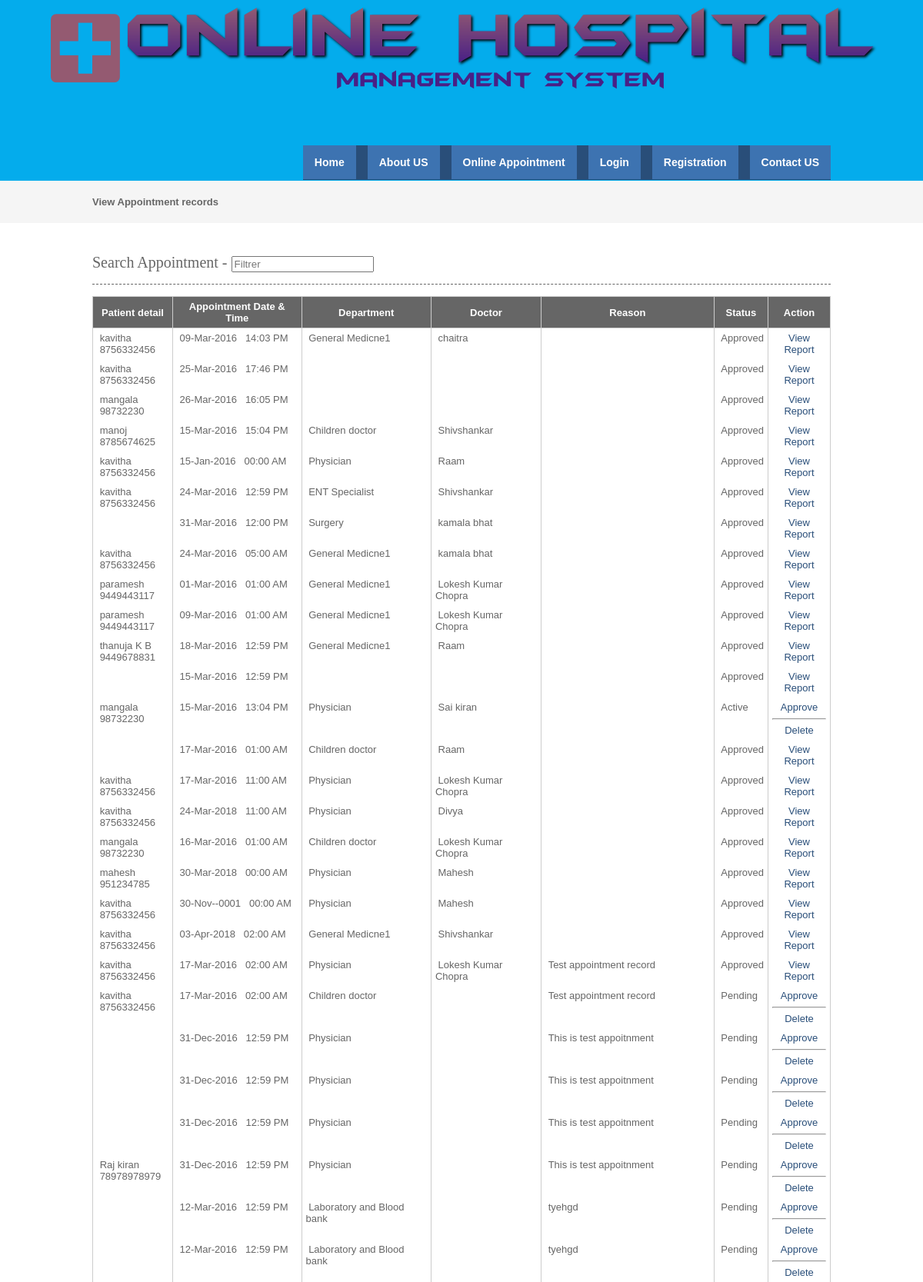
Page /viewappointment.php (upper part) on the committed database.
### tables this page shows
CREATE TABLE `appointment` (
  `appointmentid` int(10) NOT NULL,
  `appointmenttype` varchar(25) NOT NULL,
  `patientid` int(10) NOT NULL,
  `roomid` int(10) NOT NULL,
  `departmentid` int(10) NOT NULL,
  `appointmentdate` date NOT NULL,
  `appointmenttime` time NOT NULL,
  `doctorid` int(10) NOT NULL,
  `status` varchar(10) NOT NULL,
  `app_reason` text NOT NULL
);

CREATE TABLE `patient` (
  `patientid` int(10) NOT NULL,
  `patientname` varchar(50) NOT NULL,
  `admissiondate` date NOT NULL,
  `admissiontime` time NOT NULL,
  `address` varchar(250) NOT NULL,
  `mobileno` varchar(15) NOT NULL,
  `city` varchar(25) NOT NULL,
  `pincode` varchar(20) NOT NULL,
  `loginid` varchar(50) NOT NULL,
  `password` varchar(25) NOT NULL,
  `bloodgroup` varchar(20) NOT NULL,
  `gender` varchar(10) NOT NULL,
  `dob` date NOT NULL,
  `status` varchar(10) NOT NULL
);

CREATE TABLE `department` (
  `departmentid` int(10) NOT NULL,
  `departmentname` varchar(100) NOT NULL,
  `description` text NOT NULL,
  `status` varchar(10) NOT NULL
);

CREATE TABLE `doctor` (
  `doctorid` int(10) NOT NULL,
  `doctorname` varchar(50) NOT NULL,
  `mobileno` varchar(15) NOT NULL,
  `departmentid` int(10) NOT NULL,
  `loginid` varchar(25) NOT NULL,
  `password` varchar(25) NOT NULL,
  `status` varchar(10) NOT NULL,
  `education` varchar(25) NOT NULL,
  `experience` float(11,1) NOT NULL,
  `consultancy_charge` float(10,2) NOT NULL
);

### viewappointment.php (the view, shortened to what this page needs)
<?php
include("header.php");
include("dbconnection.php");
?>
<div class="wrapper col2">
  <div id="breadcrumb">
    <ul>
      <li class="first">View Appointment records</li></ul>
  </div>
</div>
<div class="wrapper col4">
  <div id="container">
   <section class="container">
<h2>Search Appointment - <input type="search" class="light-table-filter" data-table="order-table" placeholder="Filtrer" /></h2>
    <table class="order-table">
      <thead>
        <tr>
          <th>Patient detail</th>
          <th>Appointment Date &  Time</th>
          <th>Department</th>
          <th>Doctor</th>
          <th>Reason</th>
          <th>Status</th>
          <th><div align="center">Action</div></th>
        </tr>
        </thead>
        <tbody>
          <?php
		$sql ="SELECT * FROM appointment WHERE (status !='')";
		$qsql = mysqli_query($con,$sql);
		while($rs = mysqli_fetch_array($qsql))
		{
			$sqlpat = "SELECT * FROM patient WHERE patientid='$rs[patientid]'";
			$qsqlpat = mysqli_query($con,$sqlpat);
			$rspat = mysqli_fetch_array($qsqlpat);
			$sqldept = "SELECT * FROM department WHERE departmentid='$rs[departmentid]'";
			$qsqldept = mysqli_query($con,$sqldept);
			$rsdept = mysqli_fetch_array($qsqldept);
			$sqldoc= "SELECT * FROM doctor WHERE doctorid='$rs[doctorid]'";
			$qsqldoc = mysqli_query($con,$sqldoc);
			$rsdoc = mysqli_fetch_array($qsqldoc);
        echo "<tr>
          <td>&nbsp;$rspat[patientname]<br>&nbsp;$rspat[mobileno]</td>
			 <td>&nbsp;" . date("d-M-Y",strtotime($rs[appointmentdate])) . " &nbsp; " . date("H:i A",strtotime($rs[appointmenttime])) . "</td>
		    <td>&nbsp;$rsdept[departmentname]</td>
			   <td>&nbsp;$rsdoc[doctorname]</td>
			    <td>&nbsp;$rs[app_reason]</td>
			    <td>&nbsp;$rs[status]</td>
          <td><div align='center'>";
		  if($rs[status] != "Approved")
		  {
				  if(!(isset($_SESSION[patientid])))
				  {
						  echo "<a href='appointmentapproval.php?editid=$rs[appointmentid]'>Approve</a><hr>";
				  }
				 echo "  <a href='viewappointment.php?delid=$rs[appointmentid]'>Delete</a>";
		  }
		  else
		  {
				echo "<a href='patientreport.php?patientid=$rs[patientid]&appointmentid=$rs[appointmentid]'>View Report</a>";
		  }
		 echo "</center></td></tr>";
		}
		?>
      </tbody>
    </table>
    </section>
  </div>
</div>
<?php
include("footer.php");
?>

### layout/styles/layout.css (style rules this page uses)
html { overflow-y:scroll; }
body { margin:0; padding:0; font-size:13px; font-family:verdana, Arial, Helvetica, sans-serif; color:#FFFFFF; background-color:#4F473A; }
a { outline:none; text-decoration:none; }
div.wrapper { display:block; width:100%; margin:0; text-align:left; }
.col2 { color:#666666; background-color:#F5F5F5; }
.col3, .col4 { color:#666666; background-color:#FFFFFF; }
#head, #gallery, #breadcrumb, #container, #footer { display:block; position:relative; width:960px; margin:0 auto; }
#breadcrumb { padding:20px 0; }
#breadcrumb ul { margin:0; padding:0; list-style:none; }
#breadcrumb ul li { display:inline; }
#breadcrumb ul li.first { font-weight:bold; }
#container { padding:40px 0; }
#container h1, #container h2, #container h3, #container h4, #container h5, #container h6 { margin:0 0 15px 0; padding:0 0 15px 0; line-height:normal; font-weight:normal; font-size:20px; font-family:Georgia, "Times New Roman", Times, serif; border-bottom:1px dashed #666666; }
#container a { color:#294E79; background-color:#FFFFFF; }

### layout/styles/tables.css (style rules this page uses)
table { width:100%; border-collapse:collapse; table-layout:auto; vertical-align:top; margin-bottom:15px; border:1px solid #CCCCCC; }
table thead th { color:#FFFFFF; background-color:#666666; border:1px solid #CCCCCC; border-collapse:collapse; text-align:center; table-layout:auto; vertical-align:middle; }
table tbody td { vertical-align:top; border-collapse:collapse; border-left:1px solid #CCCCCC; border-right:1px solid #CCCCCC; }
table thead th, table tbody td { padding:5px; border-collapse:collapse; }

### rows in the picture
appointment: patientid.patientname "kavitha", patientid.mobileno "8756332456", appointmentdate "09-Mar-2016", appointmenttime "14:03 PM", departmentid.departmentname "General Medicne1", doctorid.doctorname "chaitra", status "Approved"
appointment: patientid.patientname "kavitha", patientid.mobileno "8756332456", appointmentdate "25-Mar-2016", appointmenttime "17:46 PM", status "Approved"
appointment: patientid.patientname "mangala", patientid.mobileno "98732230", appointmentdate "26-Mar-2016", appointmenttime "16:05 PM", status "Approved"
appointment: patientid.patientname "manoj", patientid.mobileno "8785674625", appointmentdate "15-Mar-2016", appointmenttime "15:04 PM", departmentid.departmentname "Children doctor", doctorid.doctorname "Shivshankar", status "Approved"
appointment: patientid.patientname "kavitha", patientid.mobileno "8756332456", appointmentdate "15-Jan-2016", appointmenttime "00:00 AM", departmentid.departmentname "Physician", doctorid.doctorname "Raam", status "Approved"
appointment: patientid.patientname "kavitha", patientid.mobileno "8756332456", appointmentdate "24-Mar-2016", appointmenttime "12:59 PM", departmentid.departmentname "ENT Specialist", doctorid.doctorname "Shivshankar", status "Approved"
appointment: appointmentdate "31-Mar-2016", appointmenttime "12:00 PM", departmentid.departmentname "Surgery", doctorid.doctorname "kamala bhat", status "Approved"
appointment: patientid.patientname "kavitha", patientid.mobileno "8756332456", appointmentdate "24-Mar-2016", appointmenttime "05:00 AM", departmentid.departmentname "General Medicne1", doctorid.doctorname "kamala bhat", status "Approved"
appointment: patientid.patientname "paramesh", patientid.mobileno "9449443117", appointmentdate "01-Mar-2016", appointmenttime "01:00 AM", departmentid.departmentname "General Medicne1", doctorid.doctorname "Lokesh Kumar Chopra", status "Approved"
appointment: patientid.patientname "paramesh", patientid.mobileno "9449443117", appointmentdate "09-Mar-2016", appointmenttime "01:00 AM", departmentid.departmentname "General Medicne1", doctorid.doctorname "Lokesh Kumar Chopra", status "Approved"
appointment: patientid.patientname "thanuja K B", patientid.mobileno "9449678831", appointmentdate "18-Mar-2016", appointmenttime "12:59 PM", departmentid.departmentname "General Medicne1", doctorid.doctorname "Raam", status "Approved"
appointment: appointmentdate "15-Mar-2016", appointmenttime "12:59 PM", status "Approved"
appointment: patientid.patientname "mangala", patientid.mobileno "98732230", appointmentdate "15-Mar-2016", appointmenttime "13:04 PM", departmentid.departmentname "Physician", doctorid.doctorname "Sai kiran", status "Active"
appointment: appointmentdate "17-Mar-2016", appointmenttime "01:00 AM", departmentid.departmentname "Children doctor", doctorid.doctorname "Raam", status "Approved"
appointment: patientid.patientname "kavitha", patientid.mobileno "8756332456", appointmentdate "17-Mar-2016", appointmenttime "11:00 AM", departmentid.departmentname "Physician", doctorid.doctorname "Lokesh Kumar Chopra", status "Approved"
appointment: patientid.patientname "kavitha", patientid.mobileno "8756332456", appointmentdate "24-Mar-2018", appointmenttime "11:00 AM", departmentid.departmentname "Physician", doctorid.doctorname "Divya", status "Approved"
appointment: patientid.patientname "mangala", patientid.mobileno "98732230", appointmentdate "16-Mar-2016", appointmenttime "01:00 AM", departmentid.departmentname "Children doctor", doctorid.doctorname "Lokesh Kumar Chopra", status "Approved"
appointment: patientid.patientname "mahesh", patientid.mobileno "951234785", appointmentdate "30-Mar-2018", appointmenttime "00:00 AM", departmentid.departmentname "Physician", doctorid.doctorname "Mahesh", status "Approved"
appointment: patientid.patientname "kavitha", patientid.mobileno "8756332456", appointmentdate "30-Nov--0001", appointmenttime "00:00 AM", departmentid.departmentname "Physician", doctorid.doctorname "Mahesh", status "Approved"
appointment: patientid.patientname "kavitha", patientid.mobileno "8756332456", appointmentdate "03-Apr-2018", appointmenttime "02:00 AM", departmentid.departmentname "General Medicne1", doctorid.doctorname "Shivshankar", status "Approved"
appointment: patientid.patientname "kavitha", patientid.mobileno "8756332456", appointmentdate "17-Mar-2016", appointmenttime "02:00 AM", departmentid.departmentname "Physician", doctorid.doctorname "Lokesh Kumar Chopra", app_reason "Test appointment record", status "Approved"
appointment: patientid.patientname "kavitha", patientid.mobileno "8756332456", appointmentdate "17-Mar-2016", appointmenttime "02:00 AM", departmentid.departmentname "Children doctor", app_reason "Test appointment record", status "Pending"
appointment: appointmentdate "31-Dec-2016", appointmenttime "12:59 PM", departmentid.departmentname "Physician", app_reason "This is test appoitnment", status "Pending"
appointment: appointmentdate "31-Dec-2016", appointmenttime "12:59 PM", departmentid.departmentname "Physician", app_reason "This is test appoitnment", status "Pending"
appointment: appointmentdate "31-Dec-2016", appointmenttime "12:59 PM", departmentid.departmentname "Physician", app_reason "This is test appoitnment", status "Pending"
appointment: patientid.patientname "Raj kiran", patientid.mobileno "78978978979", appointmentdate "31-Dec-2016", appointmenttime "12:59 PM", departmentid.departmentname "Physician", app_reason "This is test appoitnment", status "Pending"
appointment: appointmentdate "12-Mar-2016", appointmenttime "12:59 PM", departmentid.departmentname "Laboratory and Blood bank", app_reason "tyehgd", status "Pending"
appointment: appointmentdate "12-Mar-2016", appointmenttime "12:59 PM", departmentid.departmentname "Laboratory and Blood bank", app_reason "tyehgd", status "Pending"
